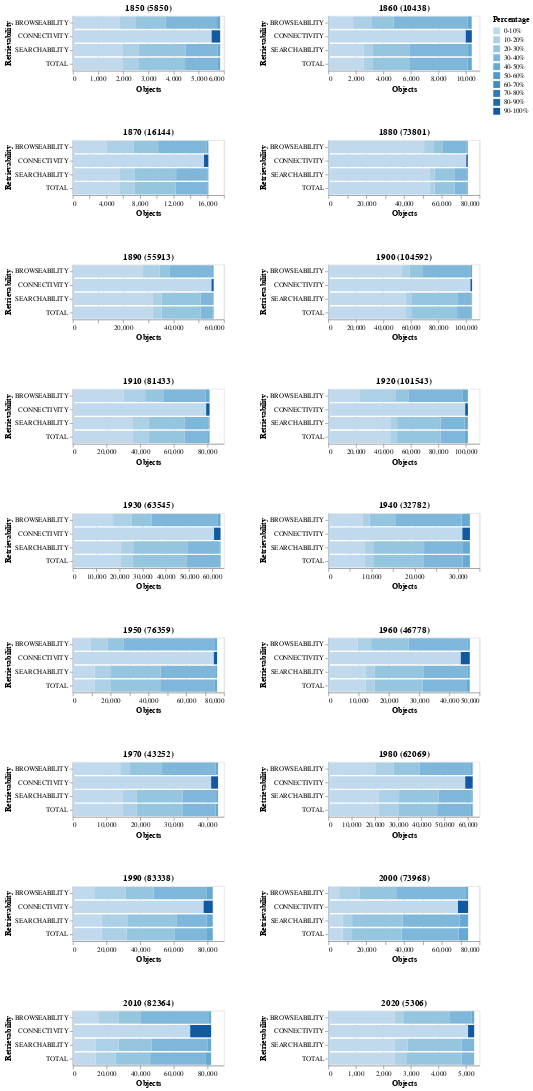

The notebook cell this image was saved under:
### Code cell
import altair as alt

ranges = [0,0.1,0.2,0.3,0.4,0.5,0.6,0.7,0.8,0.9,1]
count =0

dept_col_counts = None
charts = []
hcharts = []

for decade in range(1850,2030,10):
  dept_rows_df = pd.DataFrame()
  dept_stats_df = tidied_df.loc[tidied_df[' accessionYear'].between(decade, decade+9)]

  # Now need to loop over each completeness coll in turn
  for column in dept_stats_df.columns[1:]:
    # Group into counts of percentages 0-10, 10-20, ... 90-100
    # dept_col_counts = dept_stats_df[column].value_counts(bins=10, sort=False)
    
    dept_col_counts = dept_stats_df[column].groupby(pd.cut(dept_stats_df[column], ranges, labels=["0-10%","10-20%","20-30%","30-40%","40-50%","50-60%","60-70%","70-80%","80-90%","90-100%"], include_lowest=True)).count()
    dept_col_counts.name = column
    dept_rows_df = dept_rows_df.append(dept_col_counts, ignore_index=False)
    
  dept_rows_df = dept_rows_df.rename_axis('Retrievability').rename_axis('Percentages', axis='columns')
    # TO handle converting from CategoricalIndex - may change https://github.com/pandas-dev/pandas/issues/19136
  dept_rows_df.columns = dept_rows_df.columns.tolist()
 #   print(dept_rows_df)
  dept_rows_df = dept_rows_df.reset_index()

  dept_rows_melt_df = dept_rows_df.melt(id_vars=['Retrievability'], var_name='Percentage', value_name='Objects')
  
  chart = alt.Chart(dept_rows_melt_df).mark_bar().encode(
       x=alt.X('Objects:Q', axis=alt.Axis(title='Objects')),
       y='Retrievability:O',
        color='Percentage:O',
       tooltip=['Percentage', 'Objects']
    ).properties(width=220, title="%d (%d)" % (decade, len(dept_stats_df)))
  charts.append(chart)
  if count > 1:
      hcharts.append(alt.hconcat(*charts))
      charts = []
      count = 0
  else:
      count += 1
        
hcharts.append(alt.hconcat(*charts))

alt.vconcat(*hcharts).configure_concat(spacing=20)
